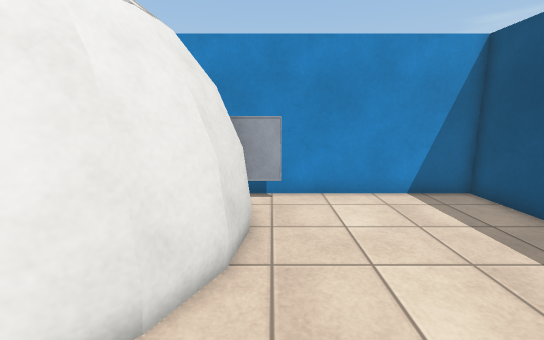
View 1 (above)

12 first-person views from a walk through a Unity game level. The camera is 1.4 m above the floor, tilts 10° down and sees 90° across. The floor is counted in squares, 0.5 m on a side. Each view is taken from the middle of a square. On the plan, view 1 faces up. The plan holds only what a view shows up to about 19 squares ahead; the rest is blank. The player is left out. Some surface patterns are stand-ins.

View 2
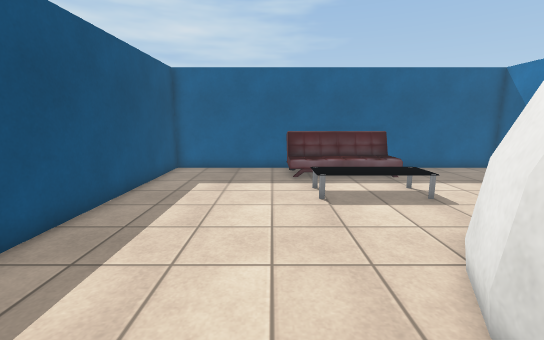

View 3
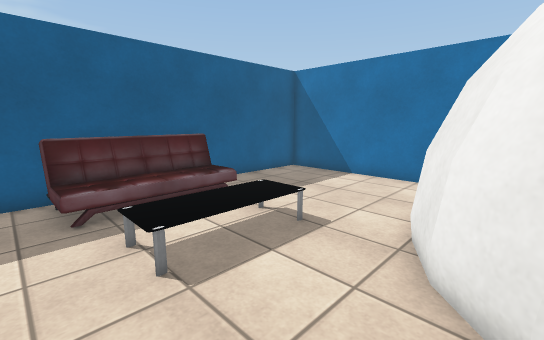

View 4
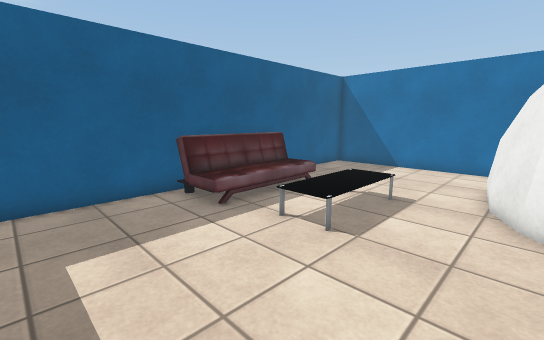

View 5
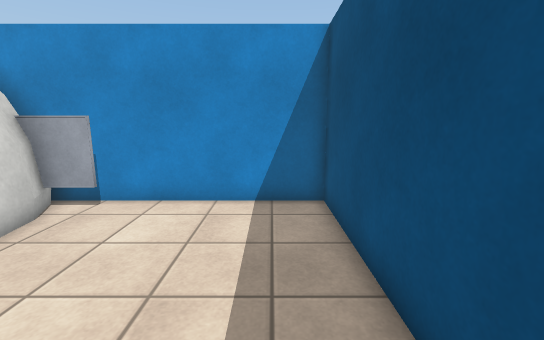

View 6
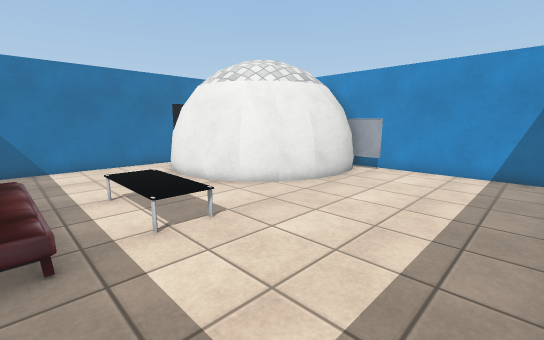

View 7
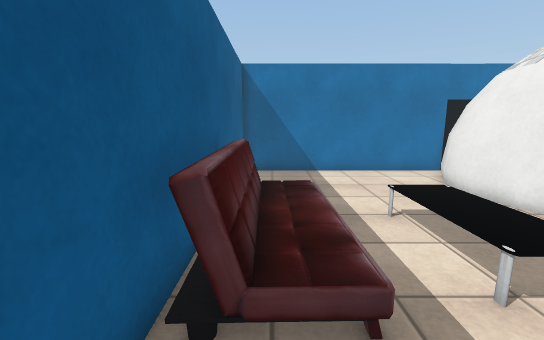

View 8
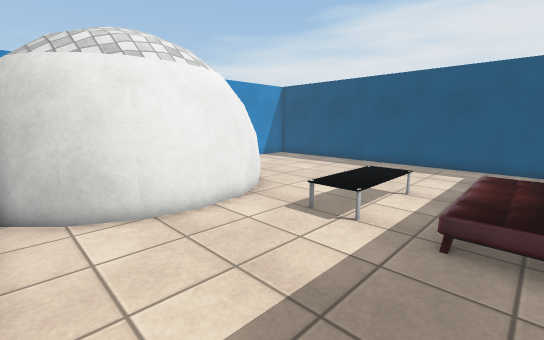

View 9
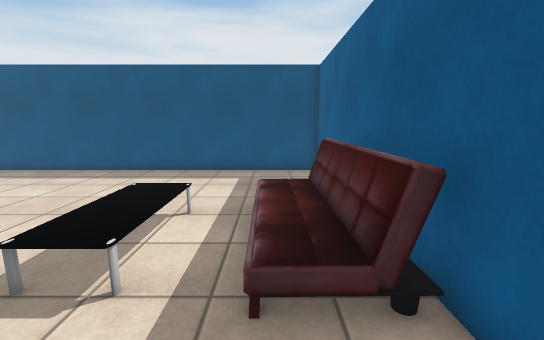

View 10
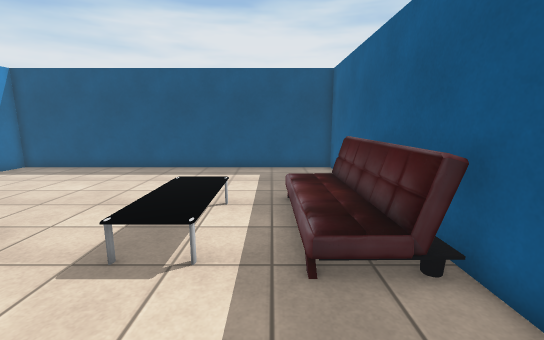

View 11
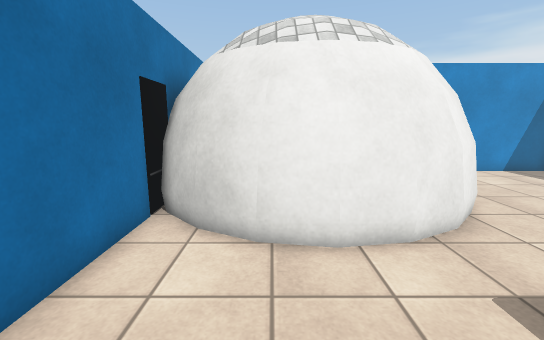

View 12
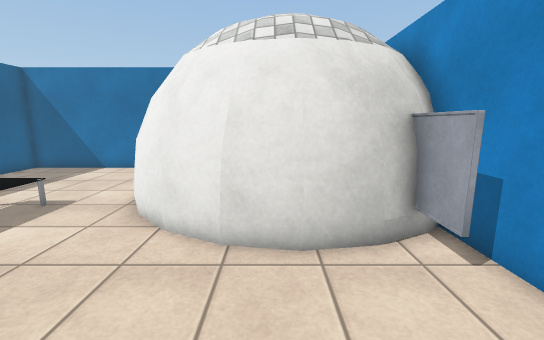

### Floor plan
Key: @ floor where view 1 was taken; # wall or solid block; . main floor; : floor 0.5 m higher than the main floor; / step, stairs or slope; = window, fence, low wall or low ledge; T TV; B bed; O other object.
Columns run from 12 left of view 1 to 8 right of it. Each row starts with its distance up from view 1.
 11          ##########
 10          ##TT .... ##
  9           ##T.......#
  8           ##........#
  7           ##........#
  6           ##........#
  5           ##........#
  4   #       ##........#
  3 ###      ##.........#
  2 #.########..........#
  1 #..######...........#
  0 #...........@.......#
 -1 #...................#
 -2 #.......OOOOO.......#
 -3 #.......OOOOO.......#
 -4 #...................#
 -5 #...................#
 -6 #.......:::::/......#
 -7 #.......::  :B......#
 -8 #......BB=BBBB......#
 -9 #####################

Positions as (right, up) in squares from view 1, and headings:
1: (0, 0), facing up
2: (2, 8), facing down
3: (2, 3), facing down-left
4: (6, 2), facing down-left
5: (6, 1), facing up
6: (7, -6), facing up-left
7: (4, -7), facing left
8: (-11, -7), facing up-right
9: (-8, -6), facing right
10: (-9, -5), facing right
11: (-8, -5), facing up
12: (5, 6), facing left
